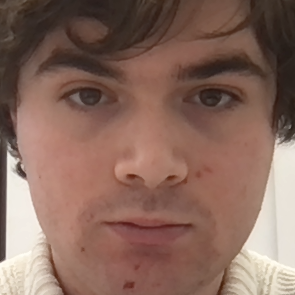
#> input picture data/faces/simone_remoli.png, 295 x 295 px, given in place of the camera
$ python main.py
#> lines starting #> are read from the running program, lines starting #| are printed output that depends on the picture
#> the answer given: 1
#> the answer given: 1
#> the answer given: data/faces/simone_remoli.png
### realface/vision.py
from pathlib import Path
from typing import List, Optional, Tuple

import cv2
import numpy as np

from realface.features import compute_descriptor, descriptor_distance, descriptor_to_list
from realface.storage import FACES_DIR, ensure_storage, load_database, upsert_person


MATCH_THRESHOLD = 120.0


def build_detector() -> cv2.CascadeClassifier:
    cascade_path = Path(cv2.data.haarcascades) / "haarcascade_frontalface_default.xml"
    detector = cv2.CascadeClassifier(str(cascade_path))
    if detector.empty():
        raise RuntimeError(f"Unable to load Haar cascade from {cascade_path}")
    return detector


def open_camera(camera_index: int = 0) -> cv2.VideoCapture:
    cap = cv2.VideoCapture(camera_index)
    if not cap.isOpened():
        raise RuntimeError("Unable to open webcam. Check camera permissions or camera index.")
    return cap


def detect_faces(detector: cv2.CascadeClassifier, frame: np.ndarray) -> List[Tuple[int, int, int, int]]:
    gray = cv2.cvtColor(frame, cv2.COLOR_BGR2GRAY)
    faces = detector.detectMultiScale(
        gray,
        scaleFactor=1.2,
        minNeighbors=5,
        minSize=(90, 90),
    )
    return [tuple(int(value) for value in face) for face in faces]


def largest_face(faces: List[Tuple[int, int, int, int]]) -> Optional[Tuple[int, int, int, int]]:
    if not faces:
        return None
    return max(faces, key=lambda item: item[2] * item[3])


def crop_face(frame: np.ndarray, face_box: Tuple[int, int, int, int]) -> np.ndarray:
    x, y, w, h = face_box
    return frame[y:y + h, x:x + w].copy()


def enroll_person(name: str, camera_index: int = 0) -> None:
#> called with name = 'data/faces/simone_remoli.png', camera_index = 0
    ensure_storage()
    window_name = "Enrollment"
    detector = build_detector()
    cap = open_camera(camera_index)
    sample_saved = False
    try:
        print("Focus the webcam window, then press SPACE or ENTER to capture, Q or ESC to cancel.")
        while True:
            ok, frame = cap.read()
#> frame is the input picture: shape (295, 295, 3); mean B, G, R 93, 104.9, 136.4
            if not ok:
                raise RuntimeError("Unable to read a frame from the webcam.")

            faces = detect_faces(detector, frame)
#> in detect_faces, `gray = cv2.cvtColor(frame, cv2.COLOR_BGR2GRAY)`:
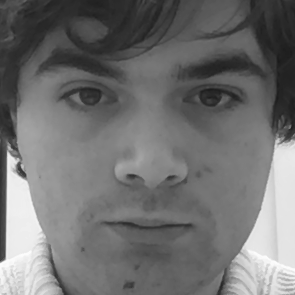
#> gray: shape (295, 295); min 26, max 253, mean 113
#> in detect_faces, `faces = detector.detectMultiScale( gray, scaleFactor=1.2, minNeighbors..`: faces = ()
#> faces = []
            face_box = largest_face(faces)
            preview = frame.copy()
            if face_box is not None:
                x, y, w, h = face_box
                cv2.rectangle(preview, (x, y), (x + w, y + h), (0, 200, 0), 2)
                cv2.putText(preview, f"Detected face for {name}", (x, max(25, y - 10)),
                            cv2.FONT_HERSHEY_SIMPLEX, 0.7, (0, 200, 0), 2)
            else:
                cv2.putText(preview, "No face detected", (20, 40),
                            cv2.FONT_HERSHEY_SIMPLEX, 0.8, (0, 0, 255), 2)
            cv2.putText(preview, "SPACE/ENTER capture", (20, preview.shape[0] - 50),
                        cv2.FONT_HERSHEY_SIMPLEX, 0.7, (255, 255, 255), 2)
            cv2.putText(preview, "Q/ESC exit", (20, preview.shape[0] - 20),
                        cv2.FONT_HERSHEY_SIMPLEX, 0.7, (255, 255, 255), 2)
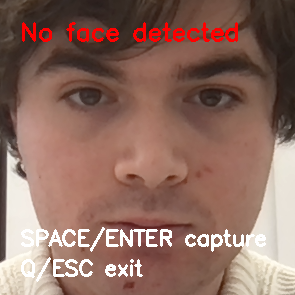
#> preview: shape (295, 295, 3); mean B, G, R 96.5, 108, 142.2

            cv2.imshow(window_name, preview)
            if cv2.getWindowProperty(window_name, cv2.WND_PROP_VISIBLE) < 1:
                print("Enrollment window closed.")
                return
            key = cv2.waitKey(1) & 0xFF
#> (key q is pressed here)

            if key in (ord("q"), ord("Q"), 27):
                print("Enrollment cancelled.")
                return
            if key in (32, 13, 10):
                if face_box is None:
                    print("No face detected. Move closer to the camera and try again.")
                    continue
                face = crop_face(frame, face_box)
                descriptor = compute_descriptor(face)
                sample_path = FACES_DIR / f"{name.strip().replace(' ', '_').lower()}.png"
                cv2.imwrite(str(sample_path), face)
                upsert_person(name, descriptor_to_list(descriptor), str(sample_path))
                sample_saved = True
                print(f"Saved profile for {name} in {sample_path}")
                return
    finally:
        cap.release()
        cv2.destroyAllWindows()
        if not sample_saved:
            print("No new face profile saved.")


# [47 lines left out: function recognize_live, not called in this run]

### realface/app.py
from realface.storage import load_database
from realface.vision import enroll_person, recognize_live


def print_realface_menu() -> None:
    print("\n***** Real Face Recognition *****")
    print("1. Register a new face from webcam")
    print("2. Start live recognition")
    print("3. List registered faces")
    print("0. Back")
    print("-------------------------------")


# [8 lines left out: function list_faces, not called in this run]


def run_realface_menu() -> None:
    while True:
        print_realface_menu()
        choice = input("Enter your choice: ").strip()
#> the answer given: 1
        if choice == "0":
            return
        if choice == "1":
            name = input("Person name: ").strip()
#> the answer given: data/faces/simone_remoli.png
            if not name:
                print("Name cannot be empty.")
                continue
            enroll_person(name)
            continue
        if choice == "2":
            recognize_live()
            continue
        if choice == "3":
            list_faces()
            continue
        print("Invalid choice. Please try again.")

### realface/storage.py
import json
from pathlib import Path
from typing import Dict, List


BASE_DIR = Path(__file__).resolve().parent.parent
DATA_DIR = BASE_DIR / "data"
FACES_DIR = DATA_DIR / "faces"
DB_PATH = DATA_DIR / "face_db.json"


def ensure_storage() -> None:
    DATA_DIR.mkdir(exist_ok=True)
    FACES_DIR.mkdir(exist_ok=True)


# [28 lines left out: functions load_database, save_database, upsert_person, not called in this run]

### main.py
from realface.app import run_realface_menu


def display_main_menu():
    print("***** Airport Face Recognition *****")
    print("1. Start real face recognition")
    print("0. Exit")
    print("-------------------------------\n")


def main():
    while True:
        display_main_menu()
        choice = input("Enter your choice: ").strip()

        if choice == "0":
            print("Quitting...")
            break
        if choice == "1":
            run_realface_menu()
#> the answer given: 1
            continue
        print("Invalid choice. Please try again.")


if __name__ == "__main__":
#> (the run stopped early here; a loop or call above may not have finished)
